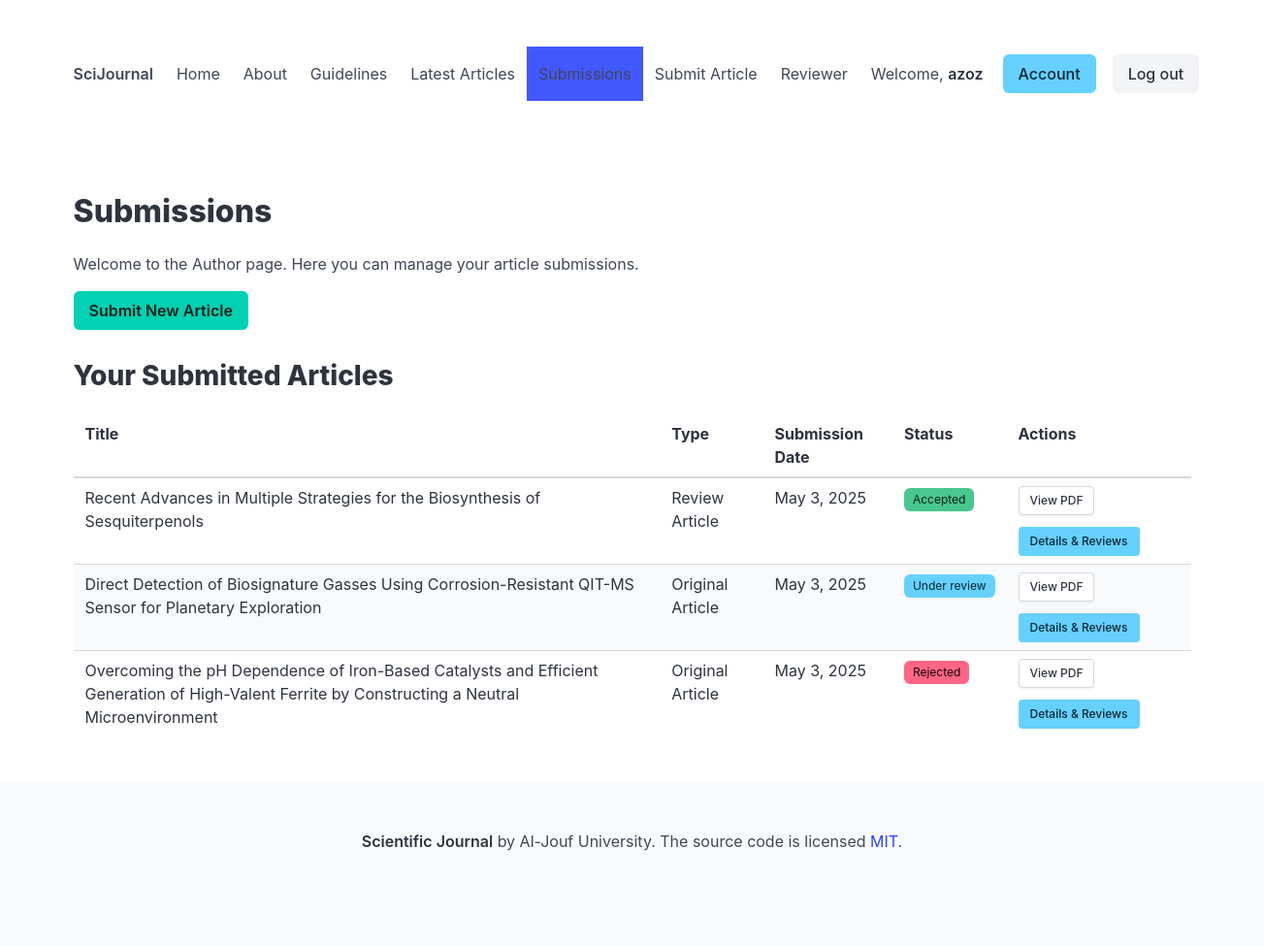
/submissions/ (signed in), run on the app's committed database.
### journal/models.py (models this page shows, shortened)
class Article(models.Model):
    ARTICLE_TYPE_CHOICES = [
        ('original', 'Original Article'),
        ('review', 'Review Article'),
    ]
    DECISION_CHOICES = [
        ('accepted', 'Accepted'),
        ('under_review', 'Under review'),
        ('revision_requested', 'Revision Requested'),
        ('rejected', 'Rejected'),
        ('withdrawn', 'Withdrawn'),
    ]
    title = models.CharField(max_length=255)
    author = models.ForeignKey(User, on_delete=models.CASCADE, related_name='articles')
    type = models.CharField(max_length=20, choices=ARTICLE_TYPE_CHOICES)
    abstract = models.TextField(blank=True, null=True)
    keywords = models.CharField(max_length=255, blank=True, null=True)
    authors = models.CharField(max_length=255, blank=True, null=True)
    pdf_file = models.FileField(upload_to='article_pdfs/', null=True, blank=True, help_text="Upload your article as a PDF file")
    submission_date = models.DateField()
    acceptance_date = models.DateField(null=True, blank=True)
    publication_date = models.DateField(null=True, blank=True)
    decision = models.CharField(max_length=20, choices=DECISION_CHOICES, default='under_review')
    reviewers = models.ManyToManyField(User, through='Review', related_name='reviewing_articles')

### journal/views.py (the view)
# urls.py: path('submissions/', views.submissions_page, name='submissions_page'),
@login_required
def submissions_page(request):
    if request.user.is_staff or request.user.is_superuser:
        messages.error(request, "This page is not available for admin users.")
        return redirect('assignment_page')
    user_articles = Article.objects.filter(author=request.user).order_by('-submission_date')
    return render(request, 'journal/submissions.html', {'articles': user_articles})

### journal/templates/journal/submissions.html (shortened to what this page needs)
{% extends 'journal/base.html' %}
{% block content %}
<h1 class="title">Submissions</h1>
<div class="content">
    <p>Welcome to the Author page. Here you can manage your article submissions.</p>
    <div class="buttons">
        <a href="{% url 'submit_article' %}" class="button is-primary">
            <strong>Submit New Article</strong>
        </a>
    </div>
    <h2 class="subtitle">Your Submitted Articles</h2>
    {% if articles %}
        <div class="table-container">
            <table class="table is-striped is-fullwidth">
                <thead>
                    <tr>
                        <th>Title</th>
                        <th>Type</th>
                        <th>Submission Date</th>
                        <th>Status</th>
                        <th>Actions</th>
                    </tr>
                </thead>
                <tbody>
                    {% for article in articles %}
                    <tr>
                        <td>{{ article.title }}</td>
                        <td>{{ article.get_type_display }}</td>
                        <td>{{ article.submission_date }}</td>
                        <td>
                            <span class="tag
                                {% if article.decision == 'accepted' %}is-success
                                {% elif article.decision == 'rejected' %}is-danger
                                {% elif article.decision == 'withdrawn' %}is-warning
                                {% else %}is-info{% endif %}">
                                {{ article.get_decision_display }}
                            </span>
                        </td>
                        <td>
                            <div class="buttons">
                                {% if article.pdf_file %}
                                    <a href="{{ article.pdf_file.url }}" class="button is-small" target="_blank">
                                        View PDF
                                    </a>
                                {% endif %}
                                <a href="{% url 'article_detail' article.id %}" class="button is-info is-small">
                                    Details & Reviews
                                </a>
                            </div>
                        </td>
                    </tr>
                    {% endfor %}
                </tbody>
            </table>
        </div>
    {% else %}
        <div class="notification is-info">
            You haven't submitted any articles yet. Use the button above to submit your first article.
        </div>
    {% endif %}
</div>
{% endblock %}

### journal/templates/journal/base.html (shortened to what this page needs)
<!DOCTYPE html>
<html>
<head>
    <link rel="stylesheet" href="https://cdn.jsdelivr.net/npm/bulma@1.0.0/css/bulma.min.css">
</head>
<body>
    <section class="section">
        <div class="container">
            <nav class="navbar" role="navigation" aria-label="main navigation">
                <div class="navbar-brand">
                    <a class="navbar-item" href="{% url 'home_page' %}">
                        <strong>SciJournal</strong>
                    </a>
                </div>
                <div id="navbarBasicExample" class="navbar-menu">
                    <div class="navbar-start">
                        <a class="navbar-item {% if request.resolver_match.url_name == 'home_page' %}is-active{% endif %}" href="{% url 'home_page' %}">
                            Home
                        </a>
                        <a class="navbar-item {% if request.resolver_match.url_name == 'about_page' %}is-active{% endif %}" href="{% url 'about_page' %}">
                            About
                        </a>
                        <a class="navbar-item {% if request.resolver_match.url_name == 'guidelines_page' %}is-active{% endif %}" href="{% url 'guidelines_page' %}">
                            Guidelines
                        </a>
                        <a class="navbar-item {% if request.resolver_match.url_name == 'accepted_articles' %}is-active{% endif %}" href="{% url 'accepted_articles' %}">
                            Latest Articles
                        </a>
                        {% if user.is_authenticated %}
                            {% if not user.is_staff and not user.is_superuser %}
                                <a class="navbar-item {% if request.resolver_match.url_name == 'submissions_page' %}is-active{% endif %}" href="{% url 'submissions_page' %}">
                                    Submissions
                                </a>
                                <a class="navbar-item {% if request.resolver_match.url_name == 'submit_article' %}is-active{% endif %}" href="{% url 'submit_article' %}">
                                    Submit Article
                                </a>
                                <a class="navbar-item {% if request.resolver_match.url_name == 'reviewer_page' %}is-active{% endif %}" href="{% url 'reviewer_page' %}">
                                    Reviewer
                                </a>
                            {% endif %}
                        {% endif %}
                    </div>
                    <div class="navbar-end">
                        <div class="navbar-item">
                            {% if user.is_authenticated %}
                                <span class="mr-2">Welcome, <strong>{{ user.username }}</strong></span>
                            {% endif %}
                            <div class="buttons">
                                {% if user.is_authenticated %}
                                    <a class="button is-info {% if request.resolver_match.url_name == 'account_page' %}is-active{% endif %}" href="{% url 'account_page' %}">
                                        Account
                                    </a>
                                    <form method="post" action="{% url 'logout_page' %}" style="display: inline; margin-left: 5px;">
                                        <button type="submit" class="button is-light">
                                            Log out
                                        </button>
                                    </form>
                                {% endif %}
                            </div>
                        </div>
                    </div>
                </div>
            </nav>
        </div>
    </section>
    <section class="section">
        <div class="container">
            {% block content %}
            {% endblock %}
        </div>
    </section>
    <footer class="footer">
        <div class="content has-text-centered">
            <p>
                <strong>Scientific Journal</strong> by  Al-Jouf University. The source code is licensed
                <a href="http://opensource.org/licenses/mit-license.php">MIT</a>.
            </p>
        </div>
    </footer>
</body>
</html>

### data on the page
Article: title "Recent Advances in Multiple Strategies for the Biosynthesis of Sesquiterpenols", type "Review Article", submission_date "May 3, 2025", decision "Accepted"
Article: title "Direct Detection of Biosignature Gasses Using Corrosion-Resistant QIT-MS Sensor for Planetary Exploration", type "Original Article", submission_date "May 3, 2025", decision "Under review"
Article: title "Overcoming the pH Dependence of Iron-Based Catalysts and Efficient Generation of High-Valent Ferrite by Constructing a Neutral Microenvironment", type "Original Article", submission_date "May 3, 2025", decision "Rejected"

### other printed values
{{ user.username }} "azoz"
